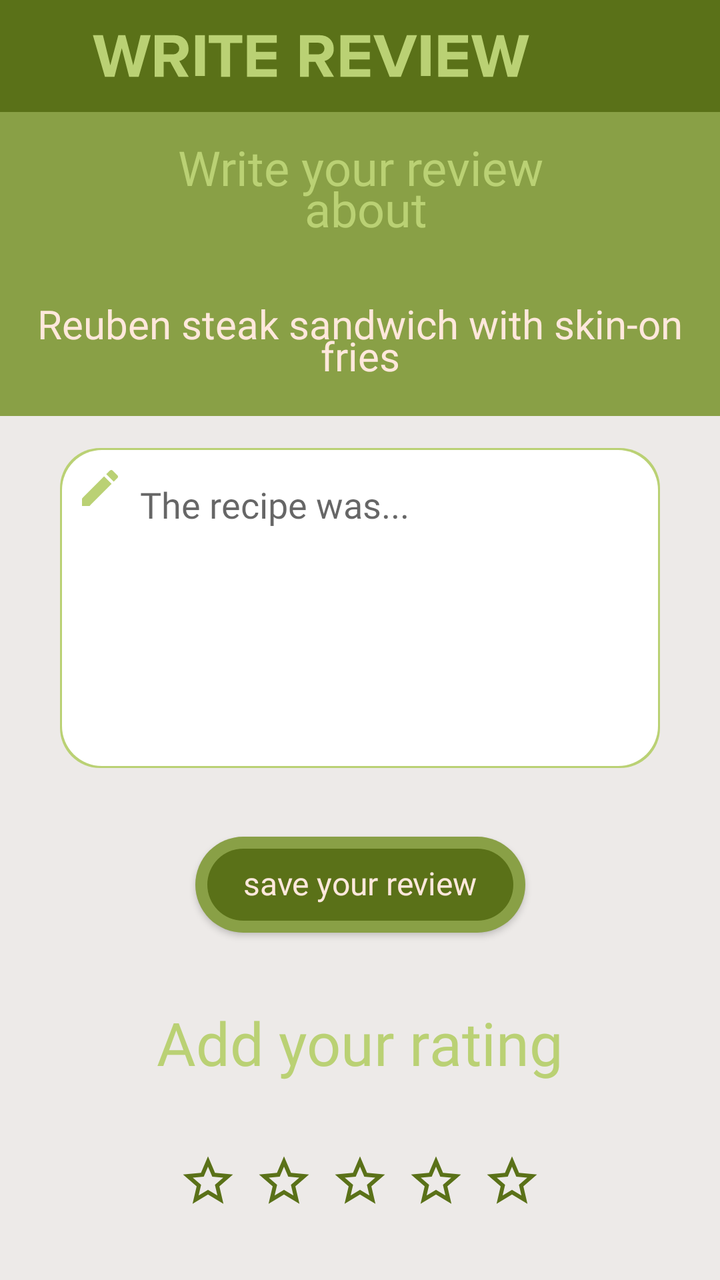
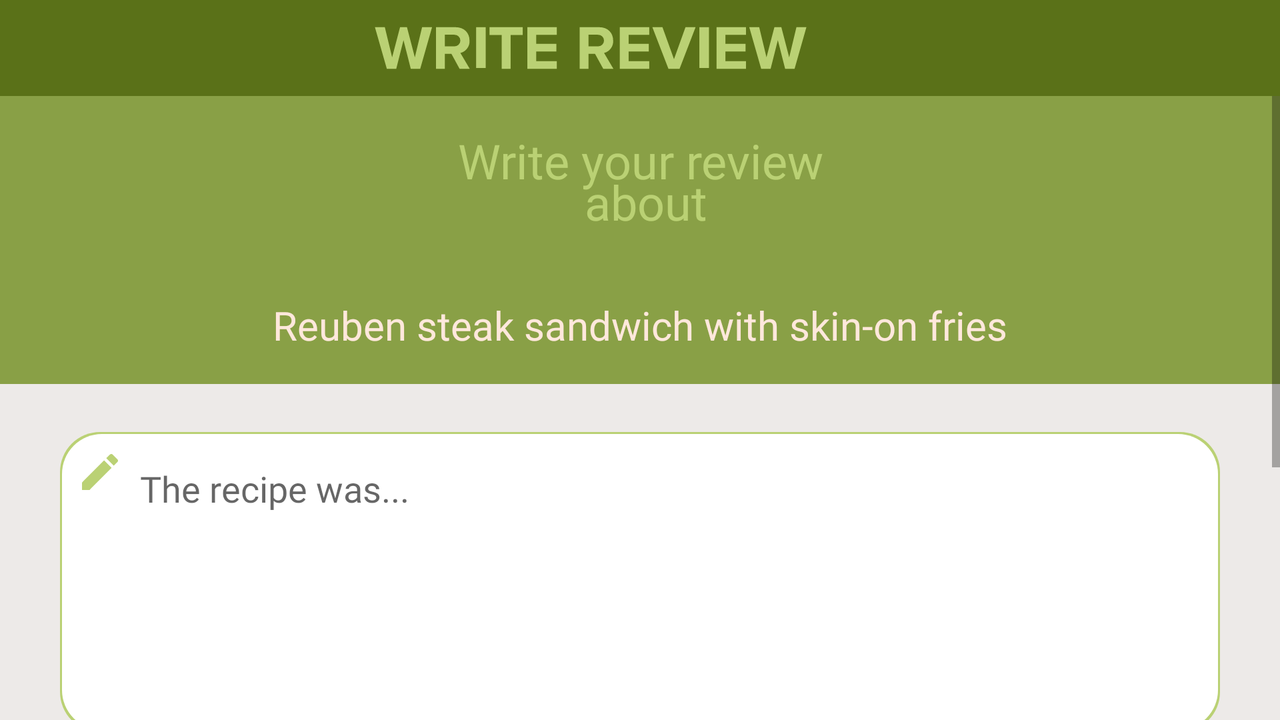

The same Android screen from two of the app's own layout files: first res/layout/ as a phone draws it, then the repository's variant for another configuration, drawn on a device whose configuration selects that folder. Both files follow.
<!-- AndroidManifest.xml: application theme AppTheme -->
<!-- res/layout/activity_write_review.xml -->
<?xml version="1.0" encoding="utf-8"?>
<layout xmlns:android="http://schemas.android.com/apk/res/android"
    xmlns:app="http://schemas.android.com/apk/res-auto"
    xmlns:tools="http://schemas.android.com/tools"
    tools:context=".reviews.WriteReviewActivity">

    <android.support.constraint.ConstraintLayout
        android:layout_width="match_parent"
        android:layout_height="match_parent"
        android:background="@color/lightGrey">

        <android.support.v7.widget.Toolbar
            android:id="@+id/write_review_activity_toolbar"
            android:layout_width="match_parent"
            android:layout_height="?attr/actionBarSize"
            android:background="@color/colorPrimaryDark"
            app:layout_constraintEnd_toEndOf="parent"
            app:layout_constraintStart_toStartOf="parent"
            app:layout_constraintTop_toTopOf="parent">

            <ImageView
                android:id="@+id/app_title_image_view6"
                android:layout_width="match_parent"
                android:layout_height="match_parent"
                android:contentDescription="@string/write_review"
                android:paddingStart="0dp"
                android:paddingTop="@dimen/title_padding"
                android:paddingEnd="65dp"
                android:paddingBottom="@dimen/title_padding"
                app:srcCompat="@drawable/svg_title_write_review___"
                tools:layout_editor_absoluteX="16dp"
                tools:layout_editor_absoluteY="18dp" />
        </android.support.v7.widget.Toolbar>

        <TextView
            android:id="@+id/textView11"
            android:layout_width="0dp"
            android:layout_height="0dp"
            android:background="@color/colorPrimary"
            android:fontFamily="@font/pt_serif_web_bolditalic"
            android:gravity="center"
            android:lineSpacingExtra="-8dp"
            android:text="@string/write_your_review_about"
            android:textColor="@color/colorPrimaryLight"
            android:textSize="@dimen/top_instruction_text_size"
            app:layout_constraintBottom_toTopOf="@+id/write_recipe_title_text_view"
            app:layout_constraintEnd_toEndOf="parent"
            app:layout_constraintHorizontal_bias="0.5"
            app:layout_constraintStart_toStartOf="parent"
            app:layout_constraintTop_toBottomOf="@+id/write_review_activity_toolbar" />

        <ImageView
            android:contentDescription="@string/give_two_stars_to_recipe"
            android:id="@+id/rate_star_2"
            android:layout_width="30dp"
            android:layout_height="30dp"
            android:layout_marginEnd="8dp"
            android:background="@drawable/focus_highlight_background"
            android:focusable="true"
            app:layout_constraintEnd_toStartOf="@+id/rate_star_3"
            app:layout_constraintHorizontal_bias="0.5"
            app:layout_constraintStart_toEndOf="@+id/rate_star_1"
            app:layout_constraintTop_toTopOf="@+id/rate_star_3"
            app:srcCompat="@drawable/ic_star_border_black_24dp" />

        <TextView
            android:id="@+id/write_recipe_title_text_view"
            android:layout_width="0dp"
            android:layout_height="0dp"
            android:layout_marginBottom="16dp"
            android:background="@color/colorPrimary"
            android:fontFamily="@font/pt_serif_web_bolditalic"
            android:gravity="center"
            android:lineSpacingExtra="-8dp"
            android:paddingStart="16dp"
            android:paddingEnd="16dp"
            android:textColor="@color/mainTextIdle"
            android:textSize="@dimen/bottom_instruction_text_size"
            app:layout_constraintBottom_toTopOf="@+id/write_edit_text"
            app:layout_constraintEnd_toEndOf="parent"
            app:layout_constraintHorizontal_bias="0.5"
            app:layout_constraintStart_toStartOf="parent"
            app:layout_constraintTop_toBottomOf="@+id/textView11"
            tools:text="Reuben steak sandwich with skin-on fries" />

        <ImageView
            android:contentDescription="@string/give_one_star_to_recipe"
            android:id="@+id/rate_star_1"
            android:layout_width="30dp"
            android:layout_height="30dp"
            android:layout_marginEnd="8dp"
            android:background="@drawable/focus_highlight_background"
            android:focusable="true"
            app:layout_constraintEnd_toStartOf="@+id/rate_star_2"
            app:layout_constraintHorizontal_bias="0.5"
            app:layout_constraintHorizontal_chainStyle="packed"
            app:layout_constraintStart_toStartOf="parent"
            app:layout_constraintTop_toTopOf="@+id/rate_star_2"
            app:srcCompat="@drawable/ic_star_border_black_24dp" />

        <TextView
            android:id="@+id/textView12"
            android:layout_width="wrap_content"
            android:layout_height="wrap_content"
            android:layout_marginStart="8dp"
            android:layout_marginEnd="8dp"
            android:fontFamily="@font/pt_serif_web_bolditalic"
            android:text="@string/add_your_rating"
            android:textColor="@color/colorPrimaryLight"
            android:textSize="30sp"
            app:layout_constraintBottom_toTopOf="@+id/rate_star_3"
            app:layout_constraintEnd_toEndOf="parent"
            app:layout_constraintHorizontal_bias="0.5"
            app:layout_constraintStart_toStartOf="parent"
            app:layout_constraintTop_toBottomOf="@+id/write_save_button" />

        <EditText
            android:id="@+id/write_edit_text"
            style="@style/EditTextStyle"
            android:layout_width="0dp"
            android:layout_height="0dp"
            android:layout_marginStart="@dimen/edit_text_margin"
            android:layout_marginEnd="@dimen/edit_text_margin"
            android:background="@drawable/search_edit_text_background"
            android:ems="10"
            android:fontFamily="@font/opensans_regular"
            android:gravity="start|top"
            android:hint="@string/the_recipe_was"
            android:inputType="textAutoCorrect|textMultiLine"
            android:maxLength="1000"
            android:paddingStart="40dp"
            android:paddingTop="16dp"
            android:paddingEnd="16dp"
            android:paddingBottom="16dp"
            android:textAlignment="viewStart"
            android:textColor="@color/colorPrimaryDark"
            app:layout_constraintBottom_toTopOf="@+id/guideline15"
            app:layout_constraintEnd_toEndOf="parent"
            app:layout_constraintHorizontal_bias="0.0"
            app:layout_constraintStart_toStartOf="parent"
            app:layout_constraintTop_toTopOf="@+id/guideline14"
            app:layout_constraintVertical_bias="0.0" />

        <ImageView
            android:contentDescription="@null"
            android:id="@+id/imageView13"
            android:layout_width="wrap_content"
            android:layout_height="wrap_content"
            android:layout_marginStart="8dp"
            android:layout_marginTop="8dp"
            app:layout_constraintStart_toStartOf="@+id/write_edit_text"
            app:layout_constraintTop_toTopOf="@+id/write_edit_text"
            app:srcCompat="@drawable/ic_baseline_create_24px" />

        <android.support.constraint.Guideline
            android:id="@+id/guideline14"
            android:layout_width="wrap_content"
            android:layout_height="wrap_content"
            android:orientation="horizontal"
            app:layout_constraintGuide_percent="0.35" />

        <ImageView
            android:contentDescription="@string/give_recipe_5_stars"
            android:id="@+id/rate_star_5"
            android:layout_width="30dp"
            android:layout_height="30dp"
            android:background="@drawable/focus_highlight_background"
            android:focusable="true"
            app:layout_constraintEnd_toEndOf="parent"
            app:layout_constraintHorizontal_bias="0.5"
            app:layout_constraintStart_toEndOf="@+id/rate_star_4"
            app:layout_constraintTop_toTopOf="@+id/rate_star_4"
            app:srcCompat="@drawable/ic_star_border_black_24dp" />

        <ImageView
            android:contentDescription="@string/give_3_stars_to_recipe"
            android:id="@+id/rate_star_3"
            android:layout_width="30dp"
            android:layout_height="30dp"
            android:layout_marginEnd="8dp"
            android:background="@drawable/focus_highlight_background"
            android:focusable="true"
            app:layout_constraintBottom_toBottomOf="parent"
            app:layout_constraintEnd_toStartOf="@+id/rate_star_4"
            app:layout_constraintHorizontal_bias="0.5"
            app:layout_constraintStart_toEndOf="@+id/rate_star_2"
            app:layout_constraintTop_toBottomOf="@+id/textView12"
            app:srcCompat="@drawable/ic_star_border_black_24dp" />

        <android.support.constraint.Guideline
            android:id="@+id/guideline15"
            android:layout_width="wrap_content"
            android:layout_height="wrap_content"
            android:orientation="horizontal"
            app:layout_constraintGuide_percent="0.6" />

        <ImageView
            android:contentDescription="@string/give_recipe_4_stars"
            android:id="@+id/rate_star_4"
            android:layout_width="30dp"
            android:layout_height="30dp"
            android:layout_marginEnd="8dp"
            android:background="@drawable/focus_highlight_background"
            android:focusable="true"
            app:layout_constraintEnd_toStartOf="@+id/rate_star_5"
            app:layout_constraintHorizontal_bias="0.5"
            app:layout_constraintStart_toEndOf="@+id/rate_star_3"
            app:layout_constraintTop_toTopOf="@+id/rate_star_3"
            app:srcCompat="@drawable/ic_star_border_black_24dp" />

        <Button
            android:id="@+id/write_save_button"
            style="@style/GreenButtonStyle"
            android:layout_width="wrap_content"
            android:layout_height="wrap_content"
            android:layout_marginStart="8dp"
            android:layout_marginEnd="8dp"
            android:text="@string/save_your_review"
            app:layout_constraintBottom_toTopOf="@+id/textView12"
            app:layout_constraintEnd_toEndOf="parent"
            app:layout_constraintHorizontal_bias="0.5"
            app:layout_constraintStart_toStartOf="parent"
            app:layout_constraintTop_toTopOf="@+id/guideline15"
            app:layout_constraintVertical_chainStyle="spread" />

        <TextView
            android:id="@+id/sign_in_warning_text_view"
            android:layout_width="0dp"
            android:layout_height="0dp"
            android:background="@color/colorPrimary"
            android:elevation="10dp"
            android:fontFamily="@font/pt_serif_web_bolditalic"
            android:gravity="center"
            android:paddingStart="50dp"
            android:paddingEnd="50dp"
            android:text="@string/you_can_t_write_reviews_unless_you_are_signed_in"
            android:textColor="@color/mainTextIdle"
            android:textSize="24sp"
            android:visibility="gone"
            app:layout_constraintBottom_toBottomOf="parent"
            app:layout_constraintEnd_toEndOf="parent"
            app:layout_constraintStart_toStartOf="parent"
            app:layout_constraintTop_toTopOf="parent" />
    </android.support.constraint.ConstraintLayout>
</layout>
<!-- resources referenced by this layout -->
<resources>
  <color name="colorPrimary">#89A046</color>
  <color name="colorPrimaryDark">#5A7118</color>
  <color name="colorPrimaryLight">#BAD174</color>
  <color name="lightGrey">#EDEAE8</color>
  <color name="mainTextIdle">#FFE8DC</color>
  <dimen name="bottom_instruction_text_size">20sp</dimen>
  <dimen name="edit_text_margin">30dp</dimen>
  <dimen name="title_padding">8dp</dimen>
  <dimen name="top_instruction_text_size">24sp</dimen>
  <!-- drawable focus_highlight_background (drawable) -->
  <?xml version="1.0" encoding="utf-8"?>
  <selector xmlns:android="http://schemas.android.com/apk/res/android">
      <item android:state_focused="true">
          <shape android:shape="rectangle">
              <solid android:color="@color/colorAccent" />
          </shape>
      </item>
      <item>
          <shape android:shape="rectangle">
              <solid android:color="@color/lightGrey" />
          </shape>
      </item>
  </selector>
  <!-- drawable ic_baseline_create_24px (drawable) -->
  <vector xmlns:android="http://schemas.android.com/apk/res/android"
      android:width="24dp"
      android:height="24dp"
      android:autoMirrored="true"
      android:viewportWidth="24"
      android:viewportHeight="24">
      <path
          android:fillColor="@color/colorPrimaryLight"
          android:pathData="M3,17.25V21h3.75L17.81,9.94l-3.75,-3.75L3,17.25zM20.71,7.04c0.39,-0.39 0.39,-1.02 0,-1.41l-2.34,-2.34c-0.39,-0.39 -1.02,-0.39 -1.41,0l-1.83,1.83 3.75,3.75 1.83,-1.83z" />
  </vector>
  <!-- drawable ic_star_border_black_24dp (drawable) -->
  <vector xmlns:android="http://schemas.android.com/apk/res/android"
      android:width="24dp"
      android:height="24dp"
      android:autoMirrored="true"
      android:viewportWidth="24.0"
      android:viewportHeight="24.0">
      <path
          android:fillColor="@color/colorPrimaryDark"
          android:pathData="M22,9.24l-7.19,-0.62L12,2 9.19,8.63 2,9.24l5.46,4.73L5.82,21 12,17.27 18.18,21l-1.63,-7.03L22,9.24zM12,15.4l-3.76,2.27 1,-4.28 -3.32,-2.88 4.38,-0.38L12,6.1l1.71,4.04 4.38,0.38 -3.32,2.88 1,4.28L12,15.4z" />
  </vector>
  <string name="add_your_rating">Add your rating</string>
  <string name="give_3_stars_to_recipe">give 3 stars to recipe</string>
  <string name="give_one_star_to_recipe">give one star to recipe</string>
  <string name="give_recipe_4_stars">give recipe 4 stars</string>
  <string name="give_recipe_5_stars">give recipe 5 stars</string>
  <string name="give_two_stars_to_recipe">give two stars to recipe</string>
  <string name="save_your_review">save your review</string>
  <string name="the_recipe_was">The recipe was...</string>
  <string name="write_review">write review</string>
  <string name="write_your_review_about">Write your review\n about</string>
  <string name="you_can_t_write_reviews_unless_you_are_signed_in">You can\'t write reviews unless you are signed in</string>
  <style name="EditTextStyle">
          <item name="android:textDirection">ltr</item>
      </style>
  <style name="AppTheme" parent="Theme.AppCompat.Light.NoActionBar">
          
          <item name="colorPrimary">@color/colorPrimary</item>
          <item name="colorPrimaryDark">@color/colorPrimaryDark</item>
          <item name="colorAccent">@color/colorAccent</item>
          <item name="android:navigationBarColor">@color/colorPrimary</item>
          <item name="android:actionOverflowButtonStyle">@style/SettingsIconStyle</item>
      </style>
  <color name="colorAccent">#FABC07</color>
  <style name="SettingsIconStyle" parent="Theme.AppCompat.Light.NoActionBar">
          <item name="android:src">@drawable/sign_out_icon</item>
      </style>
  <!-- some entries are left out for length -->
</resources>
<!-- res/layout-land/activity_write_review.xml (the repository's variant of the layout above) -->
<!-- drawn on the phone turned sideways -->
<?xml version="1.0" encoding="utf-8"?>
<layout xmlns:android="http://schemas.android.com/apk/res/android"
    xmlns:app="http://schemas.android.com/apk/res-auto"
    xmlns:tools="http://schemas.android.com/tools"
    tools:context=".reviews.WriteReviewActivity">

    <android.support.constraint.ConstraintLayout
        android:layout_width="match_parent"
        android:layout_height="match_parent"
        android:background="@color/lightGrey">

        <android.support.v7.widget.Toolbar
            android:id="@+id/write_review_activity_toolbar"
            android:layout_width="match_parent"
            android:layout_height="?attr/actionBarSize"
            android:background="@color/colorPrimaryDark"
            app:layout_constraintEnd_toEndOf="parent"
            app:layout_constraintStart_toStartOf="parent"
            app:layout_constraintTop_toTopOf="parent">

            <ImageView
                android:id="@+id/app_title_image_view6"
                android:layout_width="match_parent"
                android:layout_height="match_parent"
                android:contentDescription="@string/write_review"
                android:paddingStart="0dp"
                android:paddingTop="@dimen/title_padding"
                android:paddingEnd="65dp"
                android:paddingBottom="@dimen/title_padding"
                app:srcCompat="@drawable/svg_title_write_review___"
                tools:layout_editor_absoluteX="16dp"
                tools:layout_editor_absoluteY="18dp" />
        </android.support.v7.widget.Toolbar>

        <ScrollView
            android:layout_width="match_parent"
            android:layout_height="0dp"
            app:layout_constraintBottom_toBottomOf="parent"
            app:layout_constraintEnd_toEndOf="parent"
            app:layout_constraintStart_toStartOf="parent"
            app:layout_constraintTop_toBottomOf="@+id/write_review_activity_toolbar">

            <android.support.constraint.ConstraintLayout
                android:layout_width="match_parent"
                android:layout_height="wrap_content">

                <ImageView
                    android:contentDescription="@string/give_3_stars_to_recipe"
                    android:id="@+id/rate_star_3"
                    android:layout_width="30dp"
                    android:layout_height="30dp"
                    android:layout_marginTop="24dp"
                    android:layout_marginEnd="8dp"
                    android:layout_marginBottom="16dp"
                    android:background="@drawable/focus_highlight_background"
                    android:focusable="true"
                    app:layout_constraintBottom_toBottomOf="parent"
                    app:layout_constraintEnd_toStartOf="@+id/rate_star_4"
                    app:layout_constraintHorizontal_bias="0.5"
                    app:layout_constraintStart_toEndOf="@+id/rate_star_2"
                    app:layout_constraintTop_toBottomOf="@+id/textView12"
                    app:srcCompat="@drawable/ic_star_border_black_24dp" />

                <EditText
                    android:id="@+id/write_edit_text"
                    style="@style/EditTextStyle"
                    android:layout_width="0dp"
                    android:layout_height="150dp"
                    android:layout_marginStart="@dimen/edit_text_margin"
                    android:layout_marginTop="24dp"
                    android:layout_marginEnd="@dimen/edit_text_margin"
                    android:background="@drawable/search_edit_text_background"
                    android:ems="10"
                    android:fontFamily="@font/opensans_regular"
                    android:gravity="start|top"
                    android:hint="@string/the_recipe_was"
                    android:inputType="textAutoCorrect|textMultiLine"
                    android:maxLength="1000"
                    android:paddingStart="40dp"
                    android:paddingTop="16dp"
                    android:paddingEnd="16dp"
                    android:paddingBottom="16dp"
                    android:textAlignment="viewStart"
                    android:textColor="@color/colorPrimaryDark"
                    app:layout_constraintEnd_toEndOf="parent"
                    app:layout_constraintHorizontal_bias="0.0"
                    app:layout_constraintStart_toStartOf="parent"
                    app:layout_constraintTop_toBottomOf="@+id/write_recipe_title_text_view" />

                <ImageView
                    android:contentDescription="@null"
                    android:id="@+id/imageView13"
                    android:layout_width="wrap_content"
                    android:layout_height="wrap_content"
                    android:layout_marginStart="8dp"
                    android:layout_marginTop="8dp"
                    app:layout_constraintStart_toStartOf="@+id/write_edit_text"
                    app:layout_constraintTop_toTopOf="@+id/write_edit_text"
                    app:srcCompat="@drawable/ic_baseline_create_24px" />

                <TextView
                    android:id="@+id/textView11"
                    android:layout_width="0dp"
                    android:layout_height="wrap_content"
                    android:background="@color/colorPrimary"
                    android:fontFamily="@font/pt_serif_web_bolditalic"
                    android:gravity="center"
                    android:lineSpacingExtra="-8dp"
                    android:paddingTop="16dp"
                    android:paddingBottom="16dp"
                    android:text="@string/write_your_review_about"
                    android:textColor="@color/colorPrimaryLight"
                    android:textSize="@dimen/top_instruction_text_size"
                    app:layout_constraintEnd_toEndOf="parent"
                    app:layout_constraintStart_toStartOf="parent"
                    app:layout_constraintTop_toTopOf="parent" />

                <ImageView
                    android:contentDescription="@string/give_two_stars_to_recipe"
                    android:id="@+id/rate_star_2"
                    android:layout_width="30dp"
                    android:layout_height="30dp"
                    android:layout_marginEnd="8dp"
                    android:background="@drawable/focus_highlight_background"
                    android:focusable="true"
                    app:layout_constraintEnd_toStartOf="@+id/rate_star_3"
                    app:layout_constraintHorizontal_bias="0.5"
                    app:layout_constraintStart_toEndOf="@+id/rate_star_1"
                    app:layout_constraintTop_toTopOf="@+id/rate_star_3"
                    app:srcCompat="@drawable/ic_star_border_black_24dp" />

                <TextView
                    android:id="@+id/textView12"
                    android:layout_width="wrap_content"
                    android:layout_height="wrap_content"
                    android:layout_marginStart="8dp"
                    android:layout_marginTop="24dp"
                    android:layout_marginEnd="8dp"
                    android:fontFamily="@font/pt_serif_web_bolditalic"
                    android:text="@string/add_your_rating"
                    android:textColor="@color/colorPrimaryLight"
                    android:textSize="30sp"
                    app:layout_constraintEnd_toEndOf="parent"
                    app:layout_constraintStart_toStartOf="parent"
                    app:layout_constraintTop_toBottomOf="@+id/write_save_button" />

                <ImageView
                    android:contentDescription="@string/give_one_star_to_recipe"
                    android:id="@+id/rate_star_1"
                    android:layout_width="30dp"
                    android:layout_height="30dp"
                    android:layout_marginEnd="8dp"
                    android:background="@drawable/focus_highlight_background"
                    android:focusable="true"
                    app:layout_constraintEnd_toStartOf="@+id/rate_star_2"
                    app:layout_constraintHorizontal_bias="0.5"
                    app:layout_constraintHorizontal_chainStyle="packed"
                    app:layout_constraintStart_toStartOf="parent"
                    app:layout_constraintTop_toTopOf="@+id/rate_star_2"
                    app:srcCompat="@drawable/ic_star_border_black_24dp" />

                <Button
                    android:id="@+id/write_save_button"
                    style="@style/GreenButtonStyle"
                    android:layout_width="wrap_content"
                    android:layout_height="wrap_content"
                    android:layout_marginStart="8dp"
                    android:layout_marginTop="24dp"
                    android:layout_marginEnd="8dp"
                    android:text="@string/save_your_review"
                    app:layout_constraintEnd_toEndOf="parent"
                    app:layout_constraintStart_toStartOf="parent"
                    app:layout_constraintTop_toBottomOf="@+id/write_edit_text" />

                <TextView
                    android:id="@+id/write_recipe_title_text_view"
                    android:layout_width="0dp"
                    android:layout_height="wrap_content"
                    android:background="@color/colorPrimary"
                    android:fontFamily="@font/pt_serif_web_bolditalic"
                    android:gravity="center"
                    android:lineSpacingExtra="-8dp"
                    android:paddingTop="16dp"
                    android:paddingBottom="16dp"
                    android:textColor="@color/mainTextIdle"
                    android:textSize="@dimen/bottom_instruction_text_size"
                    app:layout_constraintEnd_toEndOf="parent"
                    app:layout_constraintStart_toStartOf="parent"
                    app:layout_constraintTop_toBottomOf="@+id/textView11"
                    tools:text="Reuben steak sandwich with skin-on fries" />

                <ImageView
                    android:contentDescription="@string/give_recipe_4_stars"
                    android:id="@+id/rate_star_4"
                    android:layout_width="30dp"
                    android:layout_height="30dp"
                    android:layout_marginEnd="8dp"
                    android:background="@drawable/focus_highlight_background"
                    android:focusable="true"
                    app:layout_constraintEnd_toStartOf="@+id/rate_star_5"
                    app:layout_constraintHorizontal_bias="0.5"
                    app:layout_constraintStart_toEndOf="@+id/rate_star_3"
                    app:layout_constraintTop_toTopOf="@+id/rate_star_3"
                    app:srcCompat="@drawable/ic_star_border_black_24dp" />

                <ImageView
                    android:contentDescription="@string/give_recipe_5_stars"
                    android:id="@+id/rate_star_5"
                    android:layout_width="30dp"
                    android:layout_height="30dp"
                    android:background="@drawable/focus_highlight_background"
                    android:focusable="true"
                    app:layout_constraintEnd_toEndOf="parent"
                    app:layout_constraintHorizontal_bias="0.5"
                    app:layout_constraintStart_toEndOf="@+id/rate_star_4"
                    app:layout_constraintTop_toTopOf="@+id/rate_star_4"
                    app:srcCompat="@drawable/ic_star_border_black_24dp" />
            </android.support.constraint.ConstraintLayout>
        </ScrollView>

        <TextView
            android:id="@+id/sign_in_warning_text_view"
            android:layout_width="0dp"
            android:layout_height="0dp"
            android:background="@color/colorPrimary"
            android:elevation="10dp"
            android:fontFamily="@font/pt_serif_web_bolditalic"
            android:gravity="center"
            android:paddingStart="50dp"
            android:paddingEnd="50dp"
            android:text="@string/you_can_t_write_reviews_unless_you_are_signed_in"
            android:textColor="@color/mainTextIdle"
            android:textSize="24sp"
            android:visibility="gone"
            app:layout_constraintBottom_toBottomOf="parent"
            app:layout_constraintEnd_toEndOf="parent"
            app:layout_constraintStart_toStartOf="parent"
            app:layout_constraintTop_toTopOf="parent" />

    </android.support.constraint.ConstraintLayout>
</layout>
<!-- resources referenced by the variant -->
<!-- as the phone turned sideways resolves them -->
<resources>
  <color name="colorPrimary">#89A046</color>
  <color name="colorPrimaryDark">#5A7118</color>
  <color name="colorPrimaryLight">#BAD174</color>
  <color name="lightGrey">#EDEAE8</color>
  <color name="mainTextIdle">#FFE8DC</color>
  <!-- from res/values-land/ -->
  <dimen name="bottom_instruction_text_size">20sp</dimen>
  <!-- from res/values-land/ -->
  <dimen name="edit_text_margin">30dp</dimen>
  <!-- from res/values-land/ -->
  <dimen name="title_padding">12dp</dimen>
  <!-- from res/values-land/ -->
  <dimen name="top_instruction_text_size">24sp</dimen>
  <!-- drawable focus_highlight_background (drawable) -->
  <?xml version="1.0" encoding="utf-8"?>
  <selector xmlns:android="http://schemas.android.com/apk/res/android">
      <item android:state_focused="true">
          <shape android:shape="rectangle">
              <solid android:color="@color/colorAccent" />
          </shape>
      </item>
      <item>
          <shape android:shape="rectangle">
              <solid android:color="@color/lightGrey" />
          </shape>
      </item>
  </selector>
  <!-- drawable ic_baseline_create_24px (drawable) -->
  <vector xmlns:android="http://schemas.android.com/apk/res/android"
      android:width="24dp"
      android:height="24dp"
      android:autoMirrored="true"
      android:viewportWidth="24"
      android:viewportHeight="24">
      <path
          android:fillColor="@color/colorPrimaryLight"
          android:pathData="M3,17.25V21h3.75L17.81,9.94l-3.75,-3.75L3,17.25zM20.71,7.04c0.39,-0.39 0.39,-1.02 0,-1.41l-2.34,-2.34c-0.39,-0.39 -1.02,-0.39 -1.41,0l-1.83,1.83 3.75,3.75 1.83,-1.83z" />
  </vector>
  <!-- drawable ic_star_border_black_24dp (drawable) -->
  <vector xmlns:android="http://schemas.android.com/apk/res/android"
      android:width="24dp"
      android:height="24dp"
      android:autoMirrored="true"
      android:viewportWidth="24.0"
      android:viewportHeight="24.0">
      <path
          android:fillColor="@color/colorPrimaryDark"
          android:pathData="M22,9.24l-7.19,-0.62L12,2 9.19,8.63 2,9.24l5.46,4.73L5.82,21 12,17.27 18.18,21l-1.63,-7.03L22,9.24zM12,15.4l-3.76,2.27 1,-4.28 -3.32,-2.88 4.38,-0.38L12,6.1l1.71,4.04 4.38,0.38 -3.32,2.88 1,4.28L12,15.4z" />
  </vector>
  <string name="add_your_rating">Add your rating</string>
  <string name="give_3_stars_to_recipe">give 3 stars to recipe</string>
  <string name="give_one_star_to_recipe">give one star to recipe</string>
  <string name="give_recipe_4_stars">give recipe 4 stars</string>
  <string name="give_recipe_5_stars">give recipe 5 stars</string>
  <string name="give_two_stars_to_recipe">give two stars to recipe</string>
  <string name="save_your_review">save your review</string>
  <string name="the_recipe_was">The recipe was...</string>
  <string name="write_review">write review</string>
  <string name="write_your_review_about">Write your review\n about</string>
  <string name="you_can_t_write_reviews_unless_you_are_signed_in">You can\'t write reviews unless you are signed in</string>
  <style name="EditTextStyle">
          <item name="android:textDirection">ltr</item>
      </style>
  <style name="AppTheme" parent="Theme.AppCompat.Light.NoActionBar">
          
          <item name="colorPrimary">@color/colorPrimary</item>
          <item name="colorPrimaryDark">@color/colorPrimaryDark</item>
          <item name="colorAccent">@color/colorAccent</item>
          <item name="android:navigationBarColor">@color/colorPrimary</item>
          <item name="android:actionOverflowButtonStyle">@style/SettingsIconStyle</item>
      </style>
  <color name="colorAccent">#FABC07</color>
  <style name="SettingsIconStyle" parent="Theme.AppCompat.Light.NoActionBar">
          <item name="android:src">@drawable/sign_out_icon</item>
      </style>
  <!-- some entries are left out for length -->
</resources>
